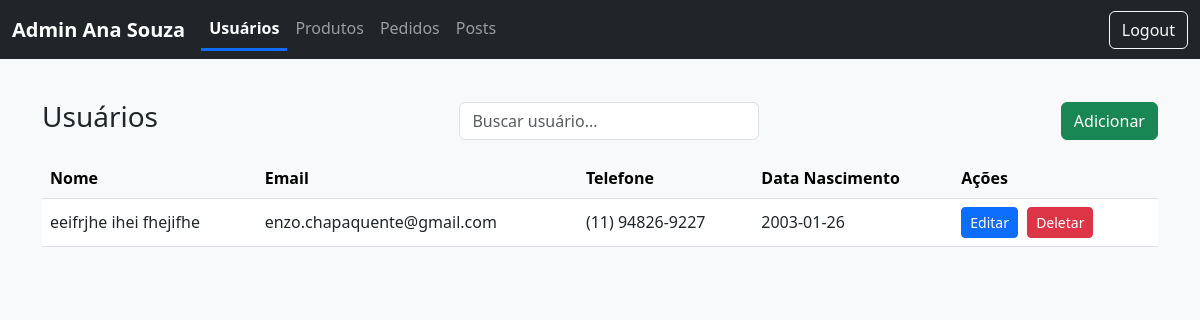
The app's page /admin, older data.
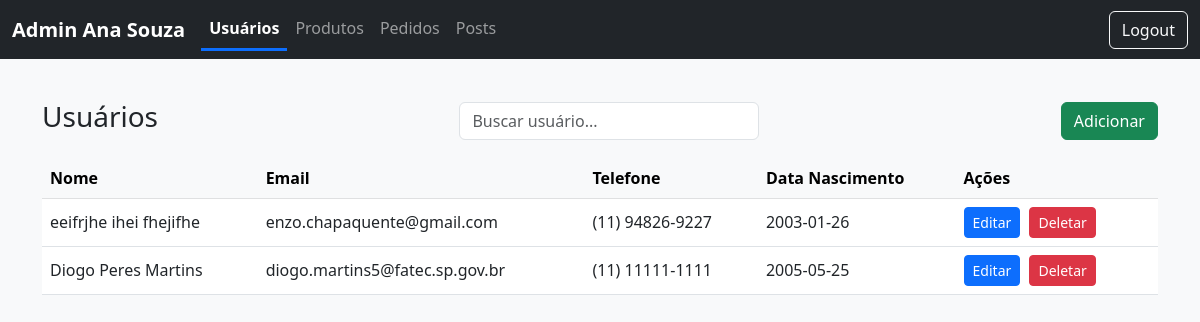
The same page, newer data.
### app.py (models this page shows)
class Usuario(db.Model):
    id = db.Column(db.Integer, primary_key=True)
    nome = db.Column(db.String(100))
    email = db.Column(db.String(100), unique=True)
    senha = db.Column(db.String(200))
    data_nascimento = db.Column(db.String(10))
    telefone = db.Column(db.String(15))

### app.py (the view)
@app.route("/admin")
def admin():
    aba = request.args.get("aba", "usuarios")  # padrão: 'usuarios'
    usuarios = Usuario.query.all()
    produtos = Produto.query.all()
    pedidos = Pedido.query.all()
    posts = Post.query.all()
    return render_template(
        "admin.html",
        aba=aba,
        usuarios=usuarios,
        produtos=produtos,
        pedidos=pedidos,
        posts=posts
    )

### app.py (called while the page is built, shortened)
@app.context_processor
def inject_cart_count():
    carrinho = session.get('carrinho', {})
    cart_count = sum(carrinho.values())  # soma todas as quantidades
    return dict(cart_count=cart_count)

@app.context_processor
def inject_cart_data():
    carrinho = session.get('carrinho', {})
    produtos_carrinho = []
    total = 0
    return dict(produtos_carrinho=produtos_carrinho, total=total)

@app.context_processor
def inject_wishlist_count():
    wishlist_count = len(session.get('wishlist', []))
    return dict(wishlist_count=wishlist_count)

### templates/admin.html (shortened to what this page needs)
<!DOCTYPE html>
<html lang="pt-BR">
<head>
  <link href="https://cdn.jsdelivr.net/npm/bootstrap@5.3.0-alpha3/dist/css/bootstrap.min.css" rel="stylesheet">
  <link rel="stylesheet" href="https://cdnjs.cloudflare.com/ajax/libs/font-awesome/6.4.2/css/all.min.css">
</head>
<body>
  <nav class="navbar navbar-expand-lg navbar-dark fixed-top">
    <div class="container-fluid">
      <a class="navbar-brand fw-bold" href="#">Admin Ana Souza</a>
      <div class="collapse navbar-collapse">
        <ul class="navbar-nav me-auto mb-2 mb-lg-0">
          <li class="nav-item">
            <a class="nav-link {% if aba == 'usuarios' %}active{% endif %}" href="{{ url_for('admin', aba='usuarios') }}">Usuários</a>
          </li>
          <li class="nav-item">
            <a class="nav-link {% if aba == 'produtos' %}active{% endif %}" href="{{ url_for('admin', aba='produtos') }}">Produtos</a>
          </li>
          <li class="nav-item">
            <a class="nav-link {% if aba == 'pedidos' %}active{% endif %}" href="{{ url_for('admin', aba='pedidos') }}">Pedidos</a>
          </li>
          <li class="nav-item">
            <a class="nav-link {% if aba == 'posts' %}active{% endif %}" href="{{ url_for('admin', aba='posts') }}">Posts</a>
          </li>
        </ul>
        <a href="{{ url_for('logout') }}" class="btn btn-outline-light">Logout</a>
      </div>
    </div>
  </nav>
  <div class="container" style="padding-top: 80px;">
    <div class="tab-content">
      <div class="tab-pane fade {% if aba == 'usuarios' %}show active{% endif %}" id="usuarios">
        <div class="d-flex justify-content-between align-items-center my-3">
          <h3>Usuários</h3>
          <input type="text" class="form-control search-bar" id="searchUsuarios" placeholder="Buscar usuário...">
          <button class="btn btn-success" data-bs-toggle="modal" data-bs-target="#addUsuarioModal">Adicionar</button>
        </div>
        <table class="table table-hover align-middle">
          <thead class="table-light">
            <tr>
              <th>Nome</th>
              <th>Email</th>
              <th>Telefone</th>
              <th>Data Nascimento</th>
              <th>Ações</th>
            </tr>
          </thead>
          <tbody id="usuariosTable">
            {% for u in usuarios %}
            <tr>
              <td>{{ u.nome }}</td>
              <td>{{ u.email }}</td>
              <td>{{ u.telefone }}</td>
              <td>{{ u.data_nascimento }}</td>
              <td class="table-actions">
                <button class="btn btn-primary btn-sm" data-bs-toggle="modal" data-bs-target="#editUsuarioModal{{ u.id }}">Editar</button>
                <form action="{{ url_for('delete_usuario', id=u.id) }}" method="POST" style="display:inline;">
                  <button type="submit" class="btn btn-danger btn-sm" onclick="return confirm('Tem certeza que deseja deletar este usuário?');">
                    Deletar
                  </button>
                </form>
              </td>
            </tr>
            {% endfor %}
          </tbody>
        </table>
      </div>
    </div>
  </div>
</body>
</html>

Row changes from the older to the newer data that the page shows:
added Usuario: nome "Diogo Peres Martins", email "diogo.martins5@fatec.sp.gov.br", telefone "(11) 11111-1111", data_nascimento "2005-05-25"
